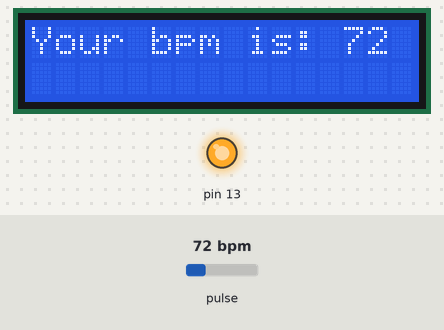
A sketch run on a simulated Arduino Uno, built with avr-gcc and run on an emulated ATmega328P. On the bench: 16×2 character LCD, output pins drawn as LEDs (lit = HIGH). The test bench sets the inputs (shaded band); at power-on: pulse 72 bpm. What the sketch prints to the serial monitor is not drawn.

Above: at 1.4 s.
1.5 s: pulse set to 42 bpm
At 3.7 s:
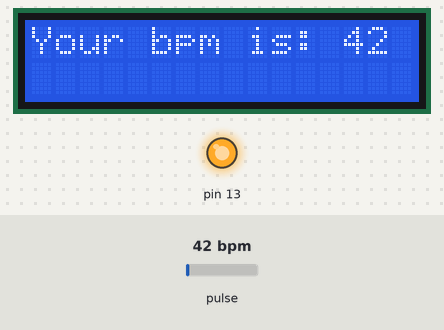
4.3 s: pulse set to 70 bpm
At 5.4 s:
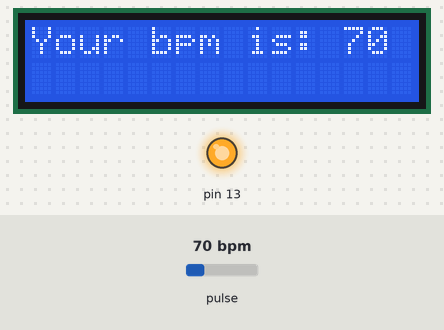
7.6 s: pulse set to 100 bpm
At 10.1 s:
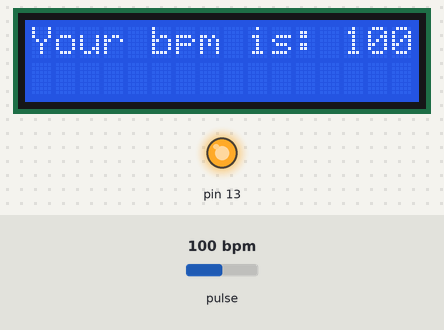
Timing chart, 0 to 11.6 s (numbered marks = the images above; inputs shaded):
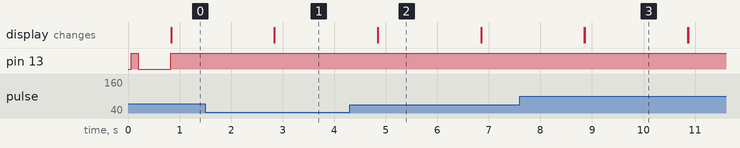

Measured:
- after the input at 1.5 s, the display: first differs from a run without the input after 1.3 s (image 1)
- after the input at 4.3 s, the display: first differs from a run without the input after 0.55 s (image 2)
- after the input at 7.6 s, the display: first differs from a run without the input after 1.3 s (image 3)
- what the display in image 2 shows lasts 2.0 s, from 4.8 s to 6.8 s

The sketch:

heart_rate_sensor.ino
```cpp
#define USE_ARDUINO_INTERRUPTS true    // Set-up low-level interrupts for most acurate BPM math.
#include <PulseSensorPlayground.h>     // Includes the PulseSensorPlayground Library.
#include <LiquidCrystal.h>
//  Variables
const int PulseWire = 0;       // PulseSensor PURPLE WIRE connected to ANALOG PIN 0
const int LED13 = 13;          // The on-board Arduino LED, close to PIN 13.
int Threshold = 550;           // Determine which Signal to "count as a beat" and which to ignore.
                               // Use the "Gettting Started Project" to fine-tune Threshold Value beyond default setting.
                               // Otherwise leave the default "550" value.
LiquidCrystal lcd (11,9,6,5,4,3);


PulseSensorPlayground pulseSensor;  // Creates an instance of the PulseSensorPlayground object called "pulseSensor"


void setup() {
lcd.begin(16, 2);
  Serial.begin(9600);          // For Serial Monitor

  // Configure the PulseSensor object, by assigning our variables to it.
  pulseSensor.analogInput(PulseWire);
  pulseSensor.blinkOnPulse(LED13);       //auto-magically blink Arduino's LED with heartbeat.
  pulseSensor.setThreshold(Threshold);

  // Double-check the "pulseSensor" object was created and "began" seeing a signal.
   if (pulseSensor.begin()) {
    Serial.println("We created a pulseSensor Object !");  //This prints one time at Arduino power-up,  or on Arduino reset.
  }
}


void loop() {

 int myBPM = pulseSensor.getBeatsPerMinute();  // Calls function on our pulseSensor object that returns BPM as an "int".
                                               // "myBPM" hold this BPM value now.

if (pulseSensor.sawStartOfBeat()) {            // Constantly test to see if "a beat happened".
 Serial.println("♥️  A HeartBeat Happened ! "); // If test is "true", print a message "a heartbeat happened".
 Serial.print("BPM: ");                        // Print phrase "BPM: "
 Serial.println(myBPM);                        // Print the value inside of myBPM.
 lcd.print("Your bpm is: ");

 lcd.println(myBPM);
   delay(2000);                    // considered best practice in a simple sketch.
lcd.clear();
}

}
```
